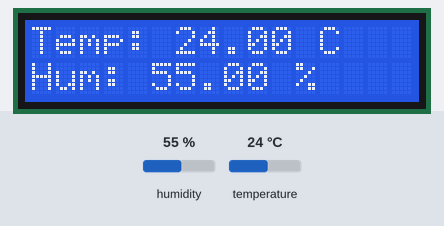
The sketch below on a simulated Arduino Uno, built with avr-gcc and run on an emulated ATmega328P. Parts: 16×2 character LCD. The test bench sets the inputs (shaded band); at power-on: humidity 55 %, temperature 24 °C. What the sketch prints to the serial monitor is not drawn.

Above: at 3.2 s.
3.3 s: humidity set to 22 %
At 13.3 s:
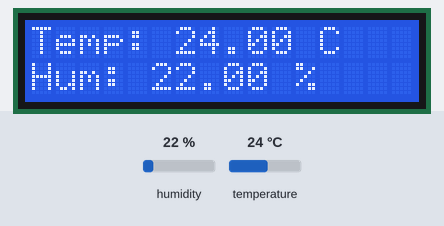
13.6 s: temperature set to 12 °C
At 23.0 s:
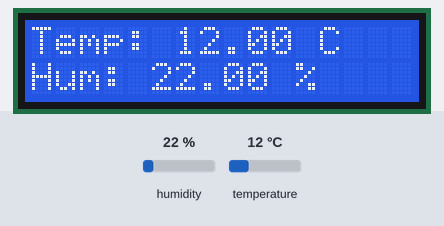
23.7 s: humidity set to 40 %
At 33.4 s:
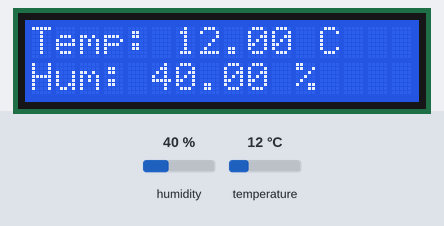
33.7 s: temperature set to 19 °C
At 43.0 s:
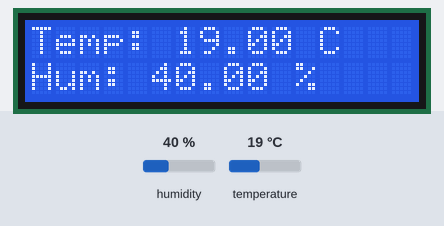
Timing chart, 0 to 44.5 s (numbered marks = the images above; inputs shaded):
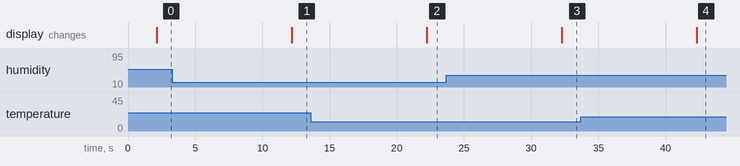

The sketch:

dht11_project.ino
```cpp
#include "DHT.h"
#include <Wire.h>         // Bibliothèque pour la communication I2C
#include <LiquidCrystal_I2C.h> // Bibliothèque pour l'écran LCD i2C

// Configuration du capteur DHT11
#define DHTPIN 2          // Pin connectée à la broche DATA du capteur
#define DHTTYPE DHT11     // Type de capteur : DHT11

DHT dht(DHTPIN, DHTTYPE); // Initialisation de l'objet DHT

// Configuration de l'écran LCD (adresse i2C, colonnes, lignes)
LiquidCrystal_I2C lcd(0x27, 16, 2);

void setup() {
  Serial.begin(9600);      // Initialisation de la communication série
  dht.begin();             // Initialisation du capteur DHT11
  lcd.init();              // Initialisation de l'écran LCD
  lcd.backlight();         // Activer le rétroéclairage de l'écran
  lcd.setCursor(0, 0);     // Positionnement du curseur sur la première ligne
  lcd.print("Initialisation");
  delay(2000);             // Pause pour afficher le message d'accueil
  lcd.clear();             // Efface l'écran avant le début des mesures
}

void loop() {
  // Lecture des données du capteur
  float temp = dht.readTemperature(); // Lecture de la température en Celsius
  float hum = dht.readHumidity();     // Lecture de l'humidité en %

  // Vérification des erreurs
  if (isnan(temp) || isnan(hum)) {
    Serial.println("Erreur : Données invalides du capteur !");
    lcd.setCursor(0, 0);
    lcd.print("Erreur capteur !");
    lcd.setCursor(0, 1);
    lcd.print("Verifiez liaison");
  } else {
    // Affichage des mesures sur le Moniteur Série
    Serial.println("Température : " + String(temp) + " °C");
    Serial.println("Humidité : " + String(hum) + " %");

    // Affichage des mesures sur l'écran LCD
    lcd.setCursor(0, 0); // Position sur la première ligne
    lcd.print("Temp: ");
    lcd.print(temp);
    lcd.print(" C");
    lcd.setCursor(0, 1); // Position sur la deuxième ligne
    lcd.print("Hum: ");
    lcd.print(hum);
    lcd.print(" %");
  }

  // Pause de 10 secondes avant la prochaine lecture
  delay(10000);
}
```

Measured:
- after the input at 3.3 s, the display: changes after 8.9 s (image 1)
- after the input at 13.6 s, the display: changes after 8.6 s (image 2)
- after the input at 23.7 s, the display: changes after 8.6 s (image 3)
- after the input at 33.7 s, the display: changes after 8.6 s (image 4)
